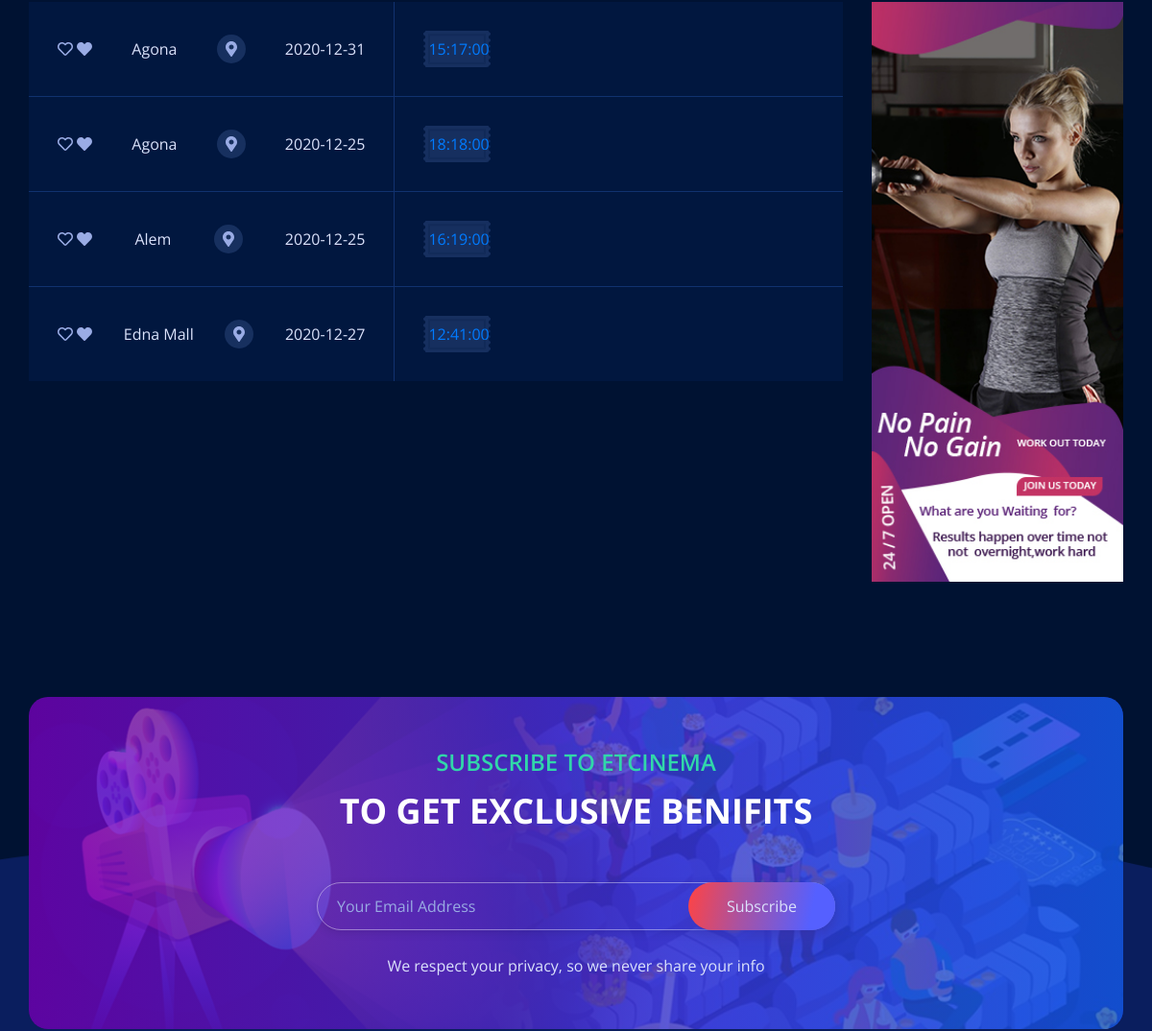
Before: /movie_ticket_plan/6 (middle part) with the older database file.
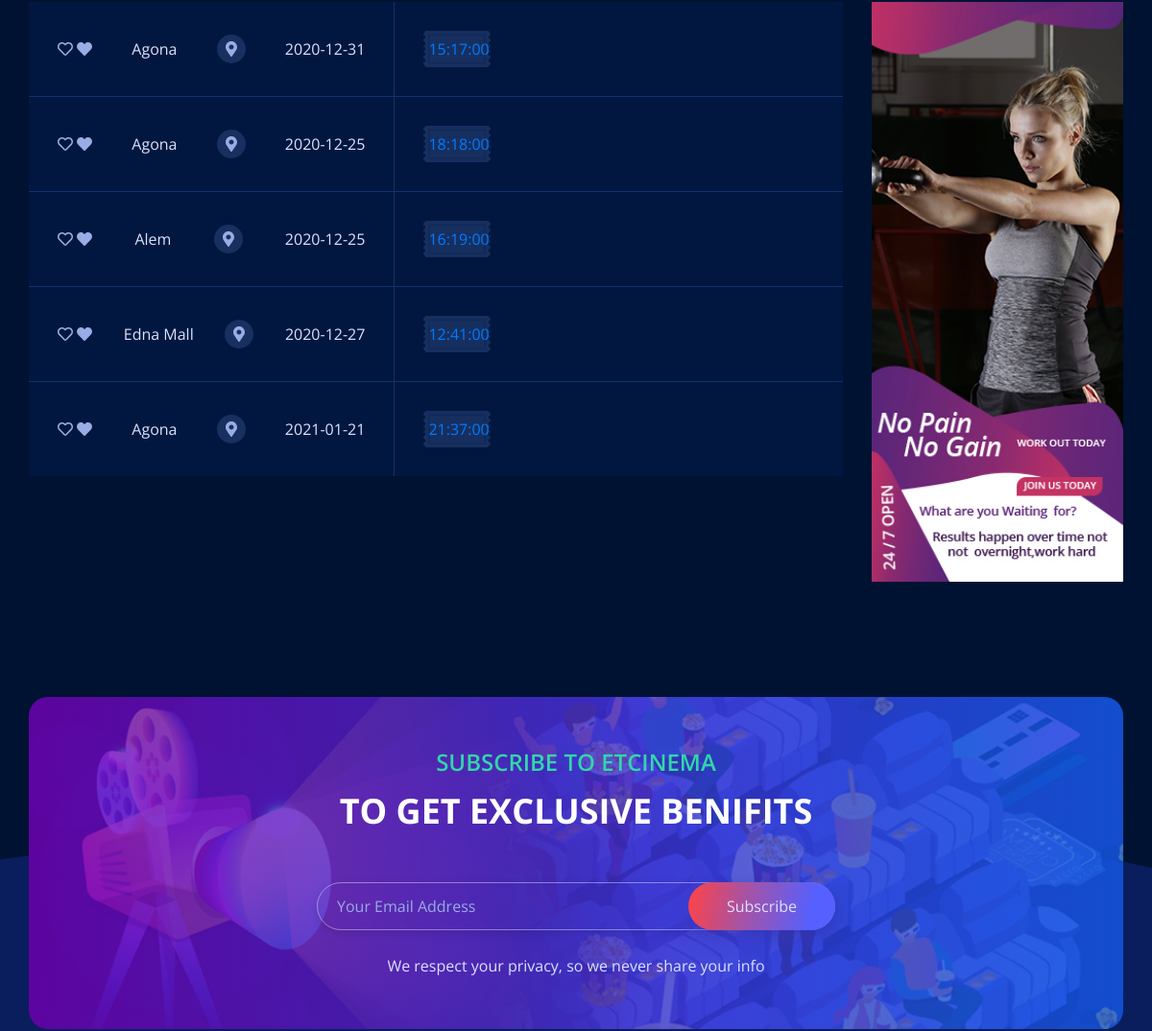
After: the same page with the newer database file.
### tables this page shows
CREATE TABLE `showtime` (
  `show_id` int(11) NOT NULL,
  `mov_id` int(11) NOT NULL,
  `cinema_id` int(11) NOT NULL,
  `show_date` date NOT NULL,
  `show_time` time NOT NULL,
  `price` varchar(10) NOT NULL
);

CREATE TABLE `cinema` (
  `cinema_id` int(11) NOT NULL,
  `cinema_name` varchar(255) NOT NULL,
  `col` int(11) NOT NULL,
  `row` int(11) NOT NULL
);

### application/controllers/Publicpages.php (called while the page is built, shortened)
<?php
class Publicpages extends CI_Controller
{
    public function __construct()
    {
        $this->load->library('pdf');
    }
	public function movie_ticket_plan($id)
	{
		$data['movie_detail'] = $this->public_model->get_movie($id);
		$data['showtime_detail'] = $this->public_model->get_showtime_bymovieid($id);
		$this->load->view('templates/public_header');
		$this->load->view('publicpages/movie_ticket_plan', $data);
		$this->load->view('templates/public_footer');
	}
}

### index.php (called while the page is built, shortened)
<?php
require_once BASEPATH.'core/CodeIgniter.php';

### application/models/Public_model.php (called while the page is built, shortened)
<?php
class Public_model extends CI_Model
{
    public function get_movie($id = false, $limit = false, $offset = false)
    {
        $this->db->select('*');
        $this->db->from('movie');
        $this->db->join('geners', 'movie.mov_gener=gener_id');
        $this->db->join('ratings', 'movie.mov_ratting=rating_id');
        $this->db->where('movie_id', $id);
        $query = $this->db->get();
        return $query->row_array();
    }
    public function get_showtime_bymovieid($id = false)
    {
        $this->db->select('*');
        $this->db->from('showtime');
        $this->db->join('movie', 'movie.movie_id=showtime.mov_id');
        $this->db->join('cinema', 'cinema.cinema_id=showtime.cinema_id');
        $this->db->where('mov_id', $id);
        $query = $this->db->get();
        return $query->result_array();
    }
}

### application/views/publicpages/movie_ticket_plan.php (the view, shortened to what this page needs)
<div class="ticket-plan-section padding-bottom padding-top">
    <div class="container">
        <div class="row justify-content-center">
            <div class="col-lg-9 mb-5 mb-lg-0">
            <?php if(!empty($showtime_detail)){?>
                <ul class="seat-plan-wrapper bg-five">
                    <?php foreach ($showtime_detail as $shd) : ?>
                        <li>
                            <div class="movie-name">
                                <div class="icons">
                                    <i class="far fa-heart"></i>
                                    <i class="fas fa-heart"></i>
                                </div>
                                <?= $shd['cinema_name']; ?>
                                <div class="location-icon">
                                    <i class="fas fa-map-marker-alt"></i>
                                </div>
                                <?= $shd['show_date']; ?>
                            </div>
                            <div class="movie-schedule">
                                <div class="item">
                                <a href="<?php echo base_url(); ?>movie_seat_plan/<?= $shd['show_id'] ?>" class="name"> <?= $shd['show_time']; ?></a>
                                </div>
                            </div>
                        </li>
                    <?php endforeach; ?>
                </ul>
                <?php } else {
                    echo '<h4>No Showtime Found!</h4>';
                }?>
            </div>
            <div class="col-lg-3 col-md-6 col-sm-10">
                <div class="widget-1 widget-banner">
                    <div class="widget-1-body">
                        <a href="#0">
                            <img src="<?php echo base_url() ?>publicassets/images/sidebar/banner/banner03.jpg" alt="banner">
                        </a>
                    </div>
                </div>
            </div>
        </div>
    </div>
</div>

Changed rows visible on the page:
added showtime: cinema.cinema_name "Agona", show_date "2021-01-21", show_time "21:37:00"
